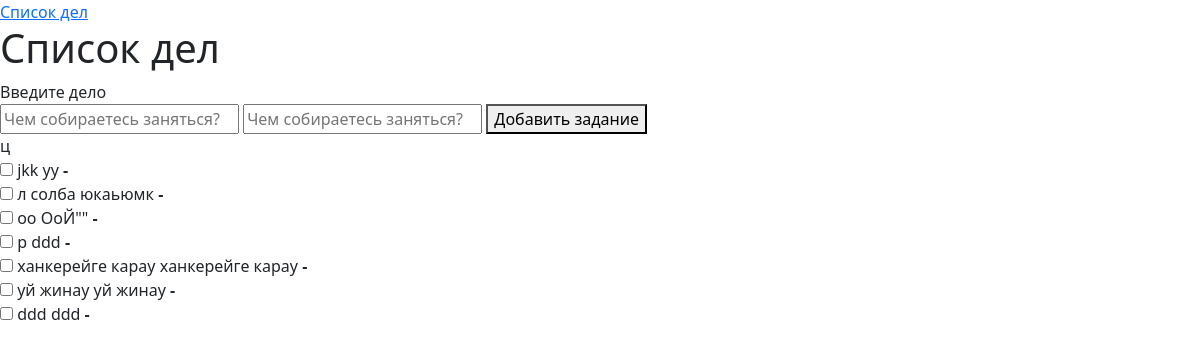
The app's page / (signed in) with its own data.
### tasks/models.py (models this page shows, shortened)
class Task(models.Model):
    user = models.ForeignKey(
        User,
        on_delete=models.CASCADE)
    title = models.CharField(
        max_length = 100,
        verbose_name = "Название",
        help_text = "Укажите, название задачи"
    )
    description = models.TextField(
        max_length = 500,
        verbose_name="Описание",
        help_text="Введите описание задачи"
    )
    completed = models.BooleanField(
        default=False,
        verbose_name="Выполнено",
        help_text="Отметьте, если задача выполнена"
    )
    created_at = models.DateTimeField(
        auto_now_add=True,
        verbose_name="Создан",
        help_text="Дата и время создания этой задачи."
    )
    class Meta:
        verbose_name = "Задача"
        verbose_name_plural = "Задачи"
        ordering = ["-created_at"]

### tasks/views.py (the view, shortened to what this page needs)
# urls.py: path('', index, name='main-page'),
def index(request):
    tasks = Task.objects.filter(user=request.user)
    context = {
        'tasks': tasks
    }
    return render(request, 'index.html', context)

### templates/index.html (shortened to what this page needs)
{% load static %}
<!DOCTYPE html>
<html lang="ru">
<head>
	{% load static %}
	<link rel="stylesheet" href="https://cdn.jsdelivr.net/npm/bootstrap@5.3.2/dist/css/bootstrap.min.css"
>
</head>
<body>
	<nav>
		<div class="navbar-menu ">
			<div class="navbar-start">
				<a class="navbar-item" href="../todo"> Список дел </a>
			</div>
	</nav>
	<div class="columns has-background-black-ter is-centered has-text-white-bis" style="min-height:101vh;">
		<div class="column is-half">
			<h1 class="is-size-3 has-text-centered"> Список дел </h1>
			<div class="field has-text-centered">
				<label for="description" class="label has-text-white-bis">Введите дело</label>
				<div class="control">
					<form method="post">
						<input type="text" id="title" class="input" placeholder="Чем собираетесь заняться?" name="title"
							required>
						<input type="text" id="description" class="input" placeholder="Чем собираетесь заняться?"
							name="description" required>
						<button type="submit">Добавить задание</button>
					</form>
				</div>
			</div>
		</div>
ц
			<div class="list is-hoverable">
				{% for task in tasks %}
				<div class="list-item">
					<label class="checkbox">
						<input type="checkbox" class=" checkbox" name="checkedbox" value="{{ todo.id }}">
						<span class="complete-">{{ task.title }}</span>
						<span class="complete-">{{ task.description }}</span>
					</label>
					<strong class="is-pulled-right">{{ tasks.created }} -</strong>
				</div>
				{% endfor %}
			</div>
		</div>
</body>
</html>

### records on screen
Task: title "jkk", description "yy"
Task: title "л солба", description "юкаьюмк"
Task: title "оо", description "ОоЙ\"\""
Task: title "р", description "ddd"
Task: title "ханкерейге карау", description "ханкерейге карау"
Task: title "уй жинау", description "уй жинау"
Task: title "ddd", description "ddd"
